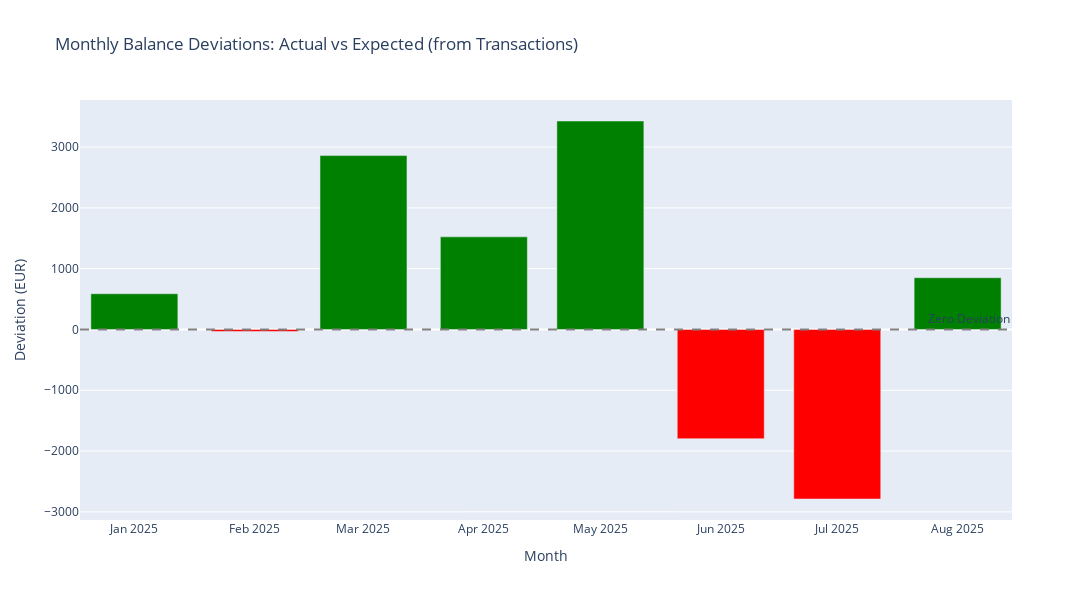

The notebook cell saved with this chart:
### Markdown cell above
## 5) Chart 4: Monthly Balance Deviations

This chart shows the deviation between actual end balances (from snapshots) and expected end balances (calculated from transactions using value_date).

### Code cell
# CHART 4: Monthly Balance Deviations

# Confirm which date column is being used
print(f"Using date column: {trx_date_col}")

# Prepare balances data - use loaded balances
bal = balances.copy()
bal['date'] = pd.to_datetime(bal['balance_date'])
bal['month'] = bal['date'].dt.to_period('M')

# Get first and last balance per month from snapshots
monthly_bal = bal.groupby('month').agg({
    'amount': ['first', 'last'],
    'date': ['min', 'max']
}).reset_index()
monthly_bal.columns = ['month', 'start_balance_snapshot', 'end_balance_snapshot', 'start_date', 'end_date']

# Calculate expected balances based on transactions - use loaded transactions
tx_calc = transactions.copy()
tx_calc['date'] = pd.to_datetime(tx_calc[trx_date_col])
tx_calc['month'] = tx_calc['date'].dt.to_period('M')
tx_calc['amount_signed'] = tx_calc.apply(
    lambda row: row['amount'] if row['credit_or_debit'] == 'CRDT' else -row['amount'], 
    axis=1
)

# Calculate monthly net change from transactions
monthly_tx_change = tx_calc.groupby('month')['amount_signed'].sum().reset_index()
monthly_tx_change.columns = ['month', 'tx_net_change']

# Merge with balance data
balance_comparison = monthly_bal.merge(monthly_tx_change, on='month', how='left')
balance_comparison['tx_net_change'] = balance_comparison['tx_net_change'].fillna(0)

# Calculate expected end balance
balance_comparison['expected_end_balance'] = balance_comparison['start_balance_snapshot'] + balance_comparison['tx_net_change']

# Calculate deviation
balance_comparison['deviation'] = balance_comparison['end_balance_snapshot'] - balance_comparison['expected_end_balance']
balance_comparison['month_str'] = balance_comparison['month'].astype(str)

# Create chart - only showing deviation
fig4 = go.Figure()

# Add deviation bars only
fig4.add_trace(go.Bar(
    x=balance_comparison['month_str'],
    y=balance_comparison['deviation'],
    name='Deviation',
    marker_color=['red' if x < 0 else 'green' for x in balance_comparison['deviation']],
    hovertemplate='%{x}<br>Deviation: €%{y:,.2f}<extra></extra>'
))

# Add a zero reference line
fig4.add_hline(y=0, line_dash="dash", line_color="gray", annotation_text="Zero Deviation")

fig4.update_layout(
    title='Monthly Balance Deviations: Actual vs Expected (from Transactions)',
    xaxis=dict(title='Month'),
    yaxis=dict(title='Deviation (EUR)', zeroline=True),
    hovermode='x unified',
    height=600,
    width=1200,
    showlegend=False
)

fig4.show()

# Display deviation summary
print("\nBalance Deviation Summary:")
print(balance_comparison[['month_str', 'start_balance_snapshot', 'tx_net_change', 
                           'expected_end_balance', 'end_balance_snapshot', 'deviation']])

### Figure 1 — Plotly figure (JSON) as saved in the notebook; plotly's stock layout.template omitted (floating-point values rounded to 4 significant figures)
{"data": [{"hovertemplate": "%{x}<br>Deviation: €%{y:,.2f}<extra></extra>", "marker": {"color": ["green", "red", "green", "green", "green", "red", "red", "green"]}, "name": "Deviation", "type": "bar", "x": ["2025-01", "2025-02", "2025-03", "2025-04", "2025-05", "2025-06", "2025-07", "2025-08"], "y": [587.9, -33.34, 2860.0, 1523.0, 3429.0, -1796.0, -2788.0, 851.8]}], "layout": {"annotations": [{"showarrow": false, "text": "Zero Deviation", "x": 1, "xanchor": "right", "xref": "x domain", "y": 0, "yanchor": "bottom", "yref": "y"}], "height": 600, "hovermode": "x unified", "shapes": [{"line": {"color": "gray", "dash": "dash"}, "type": "line", "x0": 0, "x1": 1, "xref": "x domain", "y0": 0, "y1": 0, "yref": "y"}], "showlegend": false, "title": {"text": "Monthly Balance Deviations: Actual vs Expected (from Transactions)"}, "width": 1200, "xaxis": {"title": {"text": "Month"}}, "yaxis": {"title": {"text": "Deviation (EUR)"}, "zeroline": true}}}
